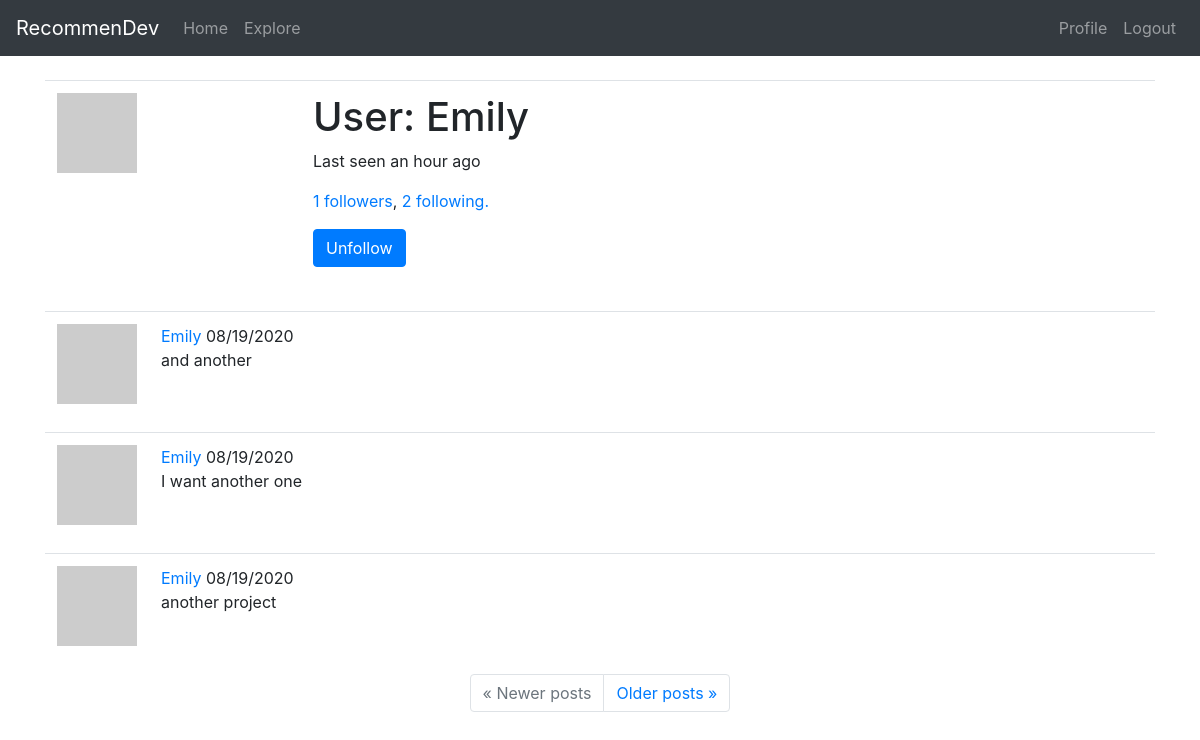
Page /user/Emily (signed in) on the committed database.
### app/models.py (models this page shows, shortened)
class User(UserMixin, db.Model):
    id = db.Column(db.Integer, primary_key=True)
    username = db.Column(db.String(30), index=True, unique=True)
    email = db.Column(db.String(50), index=True, unique=True)
    password_hash = db.Column(db.String(128))
    projects = db.relationship('Project', backref='owner', lazy='dynamic')
    about_me = db.Column(db.String(140))
    last_seen = db.Column(db.DateTime, default=datetime.utcnow)
    followed = db.relationship(
        'User', secondary=followers,
        primaryjoin=(followers.c.follower_id == id),
        secondaryjoin=(followers.c.followed_id == id),
        backref=db.backref('followers', lazy='dynamic'), lazy='dynamic')
    def avatar(self, size):
        digest = md5(self.email.lower().encode('utf-8')).hexdigest()
        return 'https://www.gravatar.com/avatar/{}?d=retro&s={}'.format(digest, size)
    def is_following(self, user):
        return self.followed.filter(
            followers.c.followed_id == user.id).count() > 0

class Project(db.Model):
    id = db.Column(db.Integer, primary_key=True)
    user_id = db.Column(db.Integer, db.ForeignKey('user.id'))
    title = db.Column(db.String(60))
    description = db.Column(db.String(150))
    timestamp = db.Column(db.DateTime, index=True, default=datetime.utcnow)
    language = db.Column(db.String(15))
    git_url = db.Column(db.String(50))

### app/routes.py (the view)
@app.route('/user/<username>')
@login_required
def user(username):
    user = User.query.filter_by(username=username).first_or_404()
    following = user.followed.all()
    page = request.args.get('page', 1, type=int)
    projects = user.projects.order_by(Project.timestamp.desc()).paginate(page, app.config['POSTS_PER_PAGE'], False)
    next_url = url_for('user', username=user.username, page=projects.next_num) \
        if projects.has_next else None
    prev_url = url_for('user', username=user.username, page=projects.prev_num) \
        if projects.has_prev else None
    form = EmptyForm()
    return render_template('user.html', title=f'{user.username}\'s profile', user=user, following=following, projects=projects.items, next_url=next_url, prev_url=prev_url, form=form)

### app/forms.py
class EmptyForm(FlaskForm):
    submit = SubmitField('Submit')

### app/models.py (called while the page is built)
@login.user_loader
def load_user(id):
    return User.query.get(int(id))

### app/routes.py (called while the page is built)
@app.before_request
def before_request():
    if current_user.is_authenticated:
        current_user.last_seen = datetime.utcnow()
        db.session.commit()

### app/templates/user.html (shortened to what this page needs)
{% extends "base.html" %}
{% block content %}
    <table class="table table-hover">
        <tr>
            <td width="256px"><img src="{{ user.avatar(256) }}"></td>
            <td>
                <h1>User: {{ user.username }}</h1>
                {% if user.last_seen %}
                <p>Last seen {{ moment(user.last_seen).fromNow() }}</p>
                {% endif %}
                <a href="#", id="followers_btn", data-toggle="modal", data-target="#exampleModal">{{ user.followers.count() }} followers</a>, <a href="#", id="following_btn", data-toggle="modal", data-target="#exampleModal">{{ user.followed.count() }} following.</a>
                {% if user == current_user %}
                <p><a href="{{ url_for('edit_profile') }}">Edit my profile</a></p>
                {% else %}
                    <p>
                        <form action="{{ url_for('unfollow', username=user.username) }}" method="post">
                            {{ form.submit(value='Unfollow', class="btn btn-primary") }}
                        </form>
                    </p>
                {% endif %}
            </td>
        </tr>
    </table>
    {% for project in projects %}
        {% include '_project.html' %}
    {% endfor %}
    <nav aria-label="...">
        <ul class="pagination justify-content-center">
            <li class="page-item{% if not prev_url %} disabled{% endif %}">
                <a class="page-link" href="{{ prev_url or '#' }}">
                    <span aria-hidden="true">&laquo;</span> Newer posts
                </a>
            </li>
            <li class="page-item{% if not next_url %} disabled{% endif %}">
                <a class="page-link" href="{{ next_url or '#' }}">
                    Older posts <span aria-hidden="true">&raquo;</span>
                </a>
            </li>
        </ul>
    </nav>
{% endblock %}

### app/templates/_project.html
<table class="table table-hover">
    <tr>
        <td width="70px">
            <a href="{{ url_for('user', username=project.owner.username) }}">
                <img src="{{ project.owner.avatar(70) }}" />
            </a>
        </td>
        <td>
            <span class="user_popup">
                <a href="{{ url_for('user', username=project.owner.username) }}">
                    {{ project.owner.username }}
                </a>
            </span>
            {{ moment(project.timestamp).format('L') }}
            <br>
            {{ project.title }}
        </td>
    </tr>
</table>

### rows in the picture
User: username "Emily", last_seen "an hour ago"
Project: owner.username "Emily", timestamp "08/19/2020", title "and another"
Project: owner.username "Emily", timestamp "08/19/2020", title "I want another one"
Project: owner.username "Emily", timestamp "08/19/2020", title "another project"

### other values in the picture
{{ user.followers.count() }} "1"
{{ user.followed.count() }} "2"
